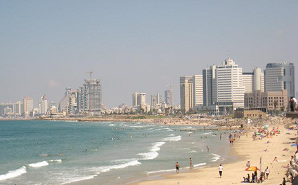
#> input picture adv/img.png, 298 x 185 px
$ python exer01.py adv/img.png
#> lines starting #> are read from the running program, lines starting #| are printed output that depends on the picture; long printed decimals are rounded
# 1枚の画像を読み込みグレースケール化後，その平均値と中央値を出力せよ
#
#  $python exer1.py img.png
#
#  img.png : 入力画像1のファイル名
#

import numpy as np
import sys
import cv2

#load image
fname_in  = sys.argv[1]
img = cv2.imread(fname_in)
#> img is the input picture: shape (185, 298, 3); mean B, G, R 166.7, 168.9, 167.9

#輝度画像へ変換（平均値がオーバーフローしないようfloat64にキャスト）
img = np.float64( cv2.cvtColor(img, cv2.COLOR_RGB2GRAY) )
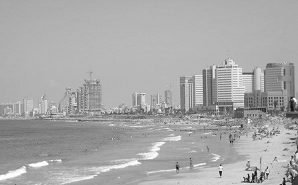
#> img: shape (185, 298) float64; min 12, max 255, mean 168.1

#---------------------------
#mean_value, median_valueを計算
mean_value = 0
median_value = 0

mean_value = np.mean(img)
#> mean_value = 168.1
median_value = np.median(img)
#> median_value = 176

#---------------------------


#値を標準出力 (1行目が平均, 2行目が中央値)
print(mean_value)
#| 168.131
print(median_value)
#| 176.0

$ run again, with adv/sample1.png copied over adv/img.png
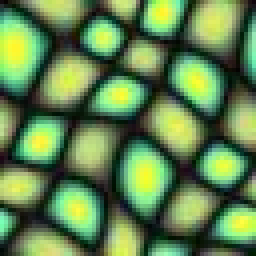
#> input picture adv/sample1.png, 64 x 64 px (shown 4 times larger)
#> img is the input picture: shape (64, 64, 3); mean B, G, R 79.1, 132.3, 98.4
#> `img = np.float64( cv2.cvtColor(img, cv2.COLOR_RGB2GRAY) )`:
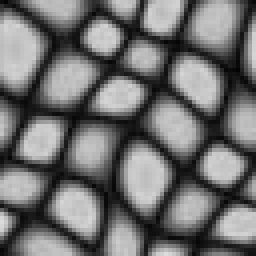
#> img: shape (64, 64) float64 (shown 4 times larger); min 3, max 220, mean 112.5
#> mean_value = 112.5
#> median_value = 110
#| 112.543
#| 110.0

$ run again, with adv/syhthesis1.png copied over adv/img.png
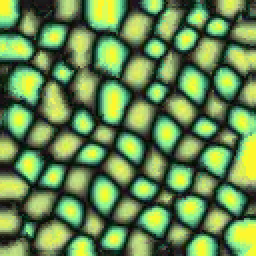
#> input picture adv/syhthesis1.png, 128 x 128 px (shown 2 times larger)
#> img is the input picture: shape (128, 128, 3); mean B, G, R 78.9, 135.8, 102.3
#> `img = np.float64( cv2.cvtColor(img, cv2.COLOR_RGB2GRAY) )`:
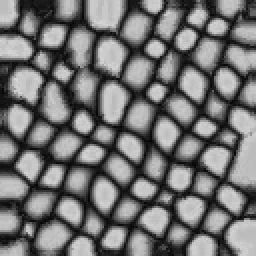
#> img: shape (128, 128) float64 (shown 2 times larger); min 3, max 213, mean 115
#> mean_value = 115
#| 114.963
#| 115.0
